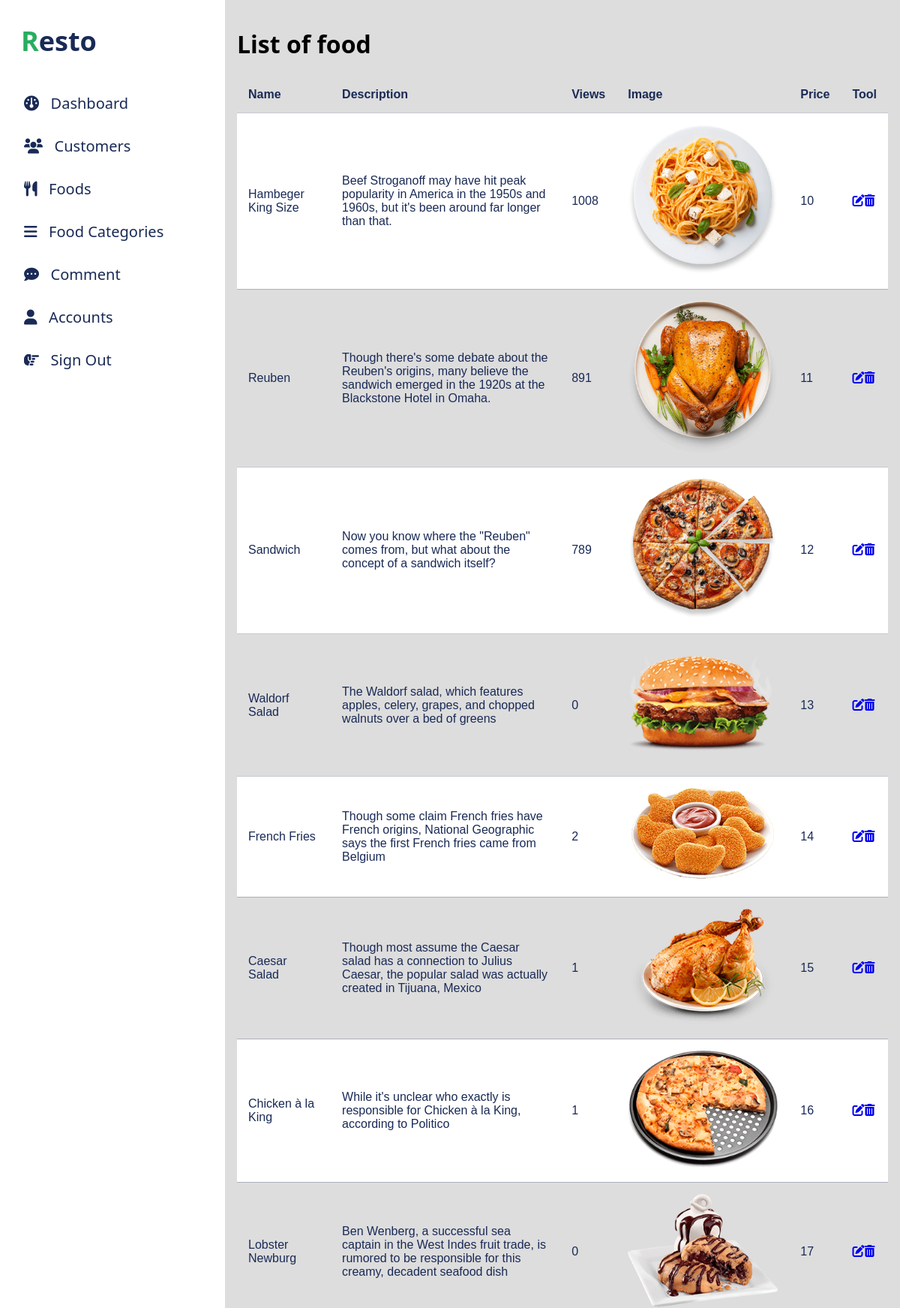
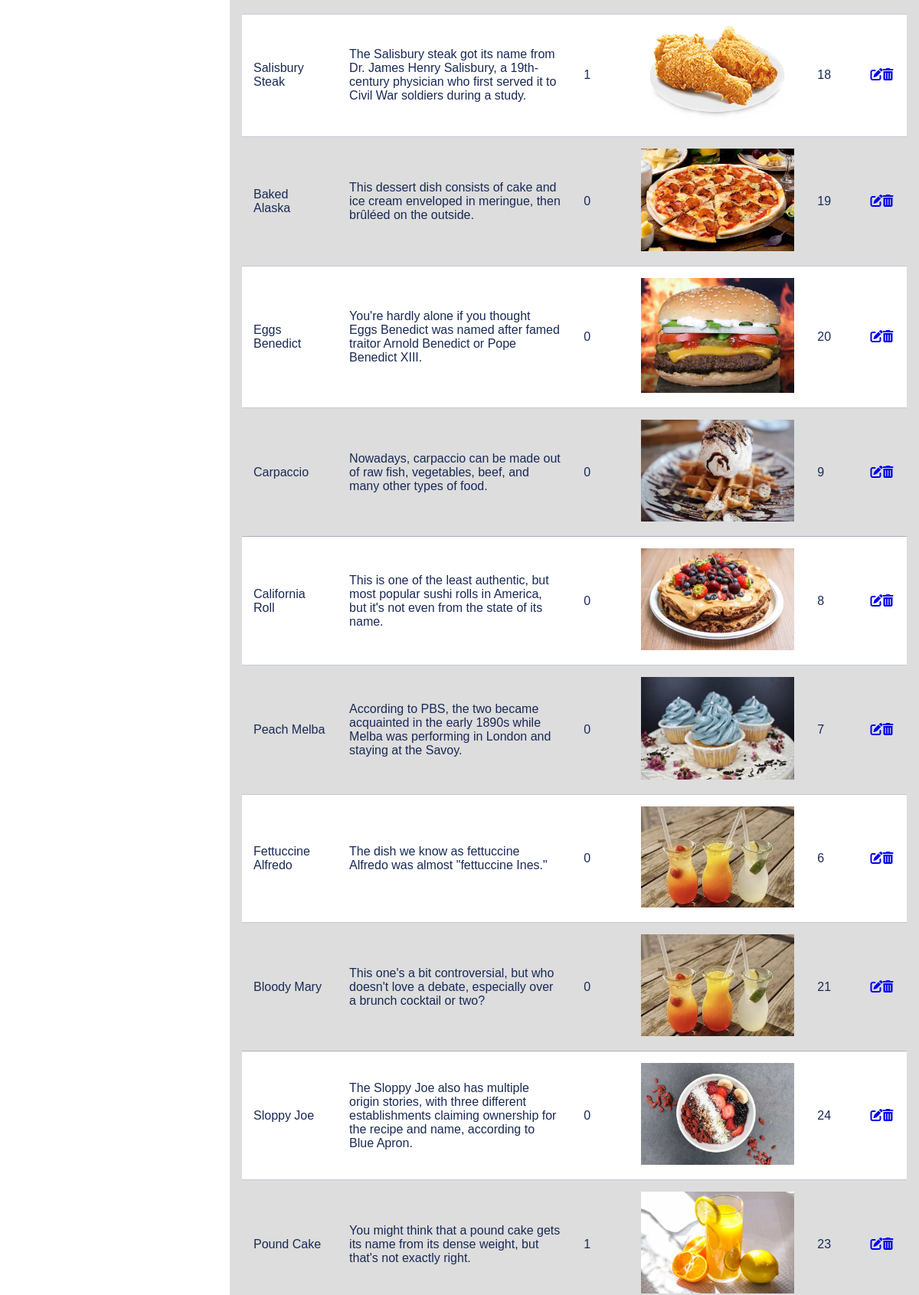
The app's page /admin/foods/index.php?btn_list=list (signed in, upper part) with its own data (2 pictures, top to bottom).
### tables this page shows
CREATE TABLE `food` (
  `food_id` int(11) NOT NULL,
  `food_name` varchar(255) NOT NULL,
  `cat_id` int(11) NOT NULL,
  `food_des` varchar(255) NOT NULL,
  `food_price` float NOT NULL,
  `food_image_url` varchar(255) NOT NULL,
  `food_views` int(10) DEFAULT 0
);

### admin/foods/index.php (called while the page is built, shortened)
<?php
    require "../../global.php";
    require "../../dao/pdo.php";
    require "../../dao/pdo_food.php";
    require "../index.php";
?>

### dao/pdo.php (called while the page is built, shortened)
<?php
    function pdo_get_connection(){
        $host = 'localhost';
        $username = 'root';
        $password = '';
        $charset = 'utf8';
        $dbname = 'resto';
        try{
            $dsn = "mysql:host=$host;dbname=$dbname;charset=$charset";
            $conn = new PDO($dsn,$username,$password);
            $conn->setAttribute(PDO::ATTR_ERRMODE, PDO::ERRMODE_EXCEPTION);
            return $conn;
        }
        catch(PDOException $e){
            echo "Connection Failed: ".$e->getMessage();
        }
    }
    function pdo_get_all_rows($sql) {
        $sql_args = array_slice(func_get_args(),1);
        try{
            $conn = pdo_get_connection();
            $stmt = $conn->prepare($sql);
            $stmt->execute($sql_args);
            return $stmt->fetchAll(PDO::FETCH_ASSOC);
        }
        catch(PDOException $e){
            throw $e;
        }
        finally{
            unset($conn);
        }
    }
?>

### dao/pdo_food.php (called while the page is built, shortened)
<?php
function food_get_all_rows()
{
    $sql = "select * from food";
    return pdo_get_all_rows($sql);
}

### global.php (called while the page is built, shortened)
<?php
    $ROOT_URL =  "/resto";
?>

### admin/foods/list.php (the view)
<h1>List of food</h1>
<table>
  <tr>
    <th>Name</th>
    <th>Description</th>
    <th>Views</th>
    <th>Image</th>
    <th>Price</th>
    <th>Tool</th>
  </tr>
  <?php
  $foods = food_get_all_rows();
  foreach ($foods as $food) {
    extract($food);
    echo "
                    <tr>
                        <td>$food_name</td>
                        <td>$food_des</td>
                        <td>$food_views</td>
                        <td><img src='$ROOT_URL.$food_image_url'></td>
                        <td>$food_price</td>
                        <td><a href='?btn_edit&id=$food_id'><i class='fas fa-edit'></i></a><a href='?btn_process=delete&id=$food_id'><i class='fas fa-trash-alt'></i></a></td>
                    </tr>";
  }
  ?>
</table>

### content/css/admin/style.css (style rules this page uses)
body { margin: 0px; padding: 0px; background-color: #ddd; font-family: system-ui; }
table { font-family: arial, sans-serif; border-collapse: collapse; width: 100%; }
table img { max-width:200px; }
td, th { text-align: left; padding: 15px; color: #192a56; border-bottom: 1px solid #192a5640; }
table tr:nth-child(even) { background-color: #fff; }

### records on screen
food: food_name "Hambeger King Size", food_des "Beef Stroganoff may have hit peak popularity in America in the 1950s and 1960s, but it's been around far longer than that.", food_views "1008", food_image_url (picture), food_price "10"
food: food_name "Reuben", food_des "Though there's some debate about the Reuben's origins, many believe the sandwich emerged in the 1920s at the Blackstone Hotel in Omaha.", food_views "891", food_image_url (picture), food_price "11"
food: food_name "Sandwich", food_des "Now you know where the \"Reuben\" comes from, but what about the concept of a sandwich itself?", food_views "789", food_image_url (picture), food_price "12"
food: food_name "Waldorf Salad", food_des "The Waldorf salad, which features apples, celery, grapes, and chopped walnuts over a bed of greens", food_views "0", food_image_url (picture), food_price "13"
food: food_name "French Fries", food_des "Though some claim French fries have French origins, National Geographic says the first French fries came from Belgium", food_views "2", food_image_url (picture), food_price "14"
food: food_name "Caesar Salad", food_des "Though most assume the Caesar salad has a connection to Julius Caesar, the popular salad was actually created in Tijuana, Mexico", food_views "1", food_image_url (picture), food_price "15"
food: food_name "Chicken à la King", food_des "While it's unclear who exactly is responsible for Chicken à la King, according to Politico", food_views "1", food_image_url (picture), food_price "16"
food: food_name "Lobster Newburg", food_des "Ben Wenberg, a successful sea captain in the West Indes fruit trade, is rumored to be responsible for this creamy, decadent seafood dish", food_views "0", food_image_url (picture), food_price "17"
food: food_name "Salisbury Steak", food_des "The Salisbury steak got its name from Dr. James Henry Salisbury, a 19th-century physician who first served it to Civil War soldiers during a study.", food_views "1", food_image_url (picture), food_price "18"
food: food_name "Baked Alaska", food_des "This dessert dish consists of cake and ice cream enveloped in meringue, then brûléed on the outside.", food_views "0", food_image_url (picture), food_price "19"
food: food_name "Eggs Benedict", food_des "You're hardly alone if you thought Eggs Benedict was named after famed traitor Arnold Benedict or Pope Benedict XIII.", food_views "0", food_image_url (picture), food_price "20"
food: food_name "Carpaccio", food_des "Nowadays, carpaccio can be made out of raw fish, vegetables, beef, and many other types of food.", food_views "0", food_image_url (picture), food_price "9"
food: food_name "California Roll", food_des "This is one of the least authentic, but most popular sushi rolls in America, but it's not even from the state of its name.", food_views "0", food_image_url (picture), food_price "8"
food: food_name "Peach Melba", food_des "According to PBS, the two became acquainted in the early 1890s while Melba was performing in London and staying at the Savoy.", food_views "0", food_image_url (picture), food_price "7"
food: food_name "Fettuccine Alfredo", food_des "The dish we know as fettuccine Alfredo was almost \"fettuccine Ines.\"", food_views "0", food_image_url (picture), food_price "6"
food: food_name "Bloody Mary", food_des "This one's a bit controversial, but who doesn't love a debate, especially over a brunch cocktail or two?", food_views "0", food_image_url (picture), food_price "21"
food: food_name "Sloppy Joe", food_des "The Sloppy Joe also has multiple origin stories, with three different establishments claiming ownership for the recipe and name, according to Blue Apron.", food_views "0", food_image_url (picture), food_price "24"
food: food_name "Pound Cake", food_des "You might think that a pound cake gets its name from its dense weight, but that's not exactly right.", food_views "1", food_image_url (picture), food_price "23"
